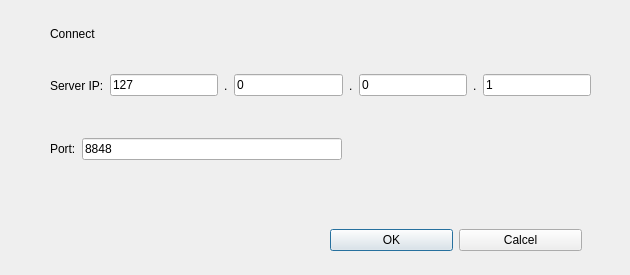
<?xml version="1.0" encoding="UTF-8"?>
<ui version="4.0">
 <class>ConnectWindow</class>
 <widget class="QDialog" name="ConnectWindow">
  <property name="geometry">
   <rect>
    <x>0</x>
    <y>0</y>
    <width>630</width>
    <height>275</height>
   </rect>
  </property>
  <property name="windowTitle">
   <string>Dialog</string>
  </property>
  <widget class="QWidget" name="layoutWidget">
   <property name="geometry">
    <rect>
     <x>330</x>
     <y>220</y>
     <width>252</width>
     <height>40</height>
    </rect>
   </property>
   <layout class="QHBoxLayout" name="horizontalLayout">
    <item>
     <widget class="QPushButton" name="pushButton">
      <property name="text">
       <string>OK</string>
      </property>
     </widget>
    </item>
    <item>
     <widget class="QPushButton" name="pushButton_2">
      <property name="text">
       <string>Calcel</string>
      </property>
     </widget>
    </item>
   </layout>
  </widget>
  <widget class="QWidget" name="layoutWidget_2">
   <property name="geometry">
    <rect>
     <x>50</x>
     <y>130</y>
     <width>292</width>
     <height>38</height>
    </rect>
   </property>
   <layout class="QHBoxLayout" name="horizontalLayout_3">
    <item>
     <widget class="QLabel" name="label_5">
      <property name="text">
       <string>Port:</string>
      </property>
     </widget>
    </item>
    <item>
     <widget class="QLineEdit" name="Port">
      <property name="text">
       <string>8848</string>
      </property>
     </widget>
    </item>
   </layout>
  </widget>
  <widget class="QWidget" name="layoutWidget_3">
   <property name="geometry">
    <rect>
     <x>50</x>
     <y>60</y>
     <width>541</width>
     <height>51</height>
    </rect>
   </property>
   <layout class="QHBoxLayout" name="horizontalLayout_2">
    <item>
     <widget class="QLabel" name="label">
      <property name="text">
       <string>Server IP:</string>
      </property>
     </widget>
    </item>
    <item>
     <widget class="QLineEdit" name="ip_1">
      <property name="text">
       <string>127</string>
      </property>
     </widget>
    </item>
    <item>
     <widget class="QLabel" name="label_2">
      <property name="text">
       <string>.</string>
      </property>
     </widget>
    </item>
    <item>
     <widget class="QLineEdit" name="ip_2">
      <property name="text">
       <string>0</string>
      </property>
     </widget>
    </item>
    <item>
     <widget class="QLabel" name="label_3">
      <property name="text">
       <string>.</string>
      </property>
     </widget>
    </item>
    <item>
     <widget class="QLineEdit" name="ip_3">
      <property name="text">
       <string>0</string>
      </property>
     </widget>
    </item>
    <item>
     <widget class="QLabel" name="label_4">
      <property name="text">
       <string>.</string>
      </property>
     </widget>
    </item>
    <item>
     <widget class="QLineEdit" name="ip_4">
      <property name="text">
       <string>1</string>
      </property>
     </widget>
    </item>
   </layout>
  </widget>
  <widget class="QLabel" name="label_6">
   <property name="geometry">
    <rect>
     <x>50</x>
     <y>20</y>
     <width>89</width>
     <height>28</height>
    </rect>
   </property>
   <property name="text">
    <string>Connect</string>
   </property>
  </widget>
 </widget>
 <resources/>
 <connections/>
</ui>
